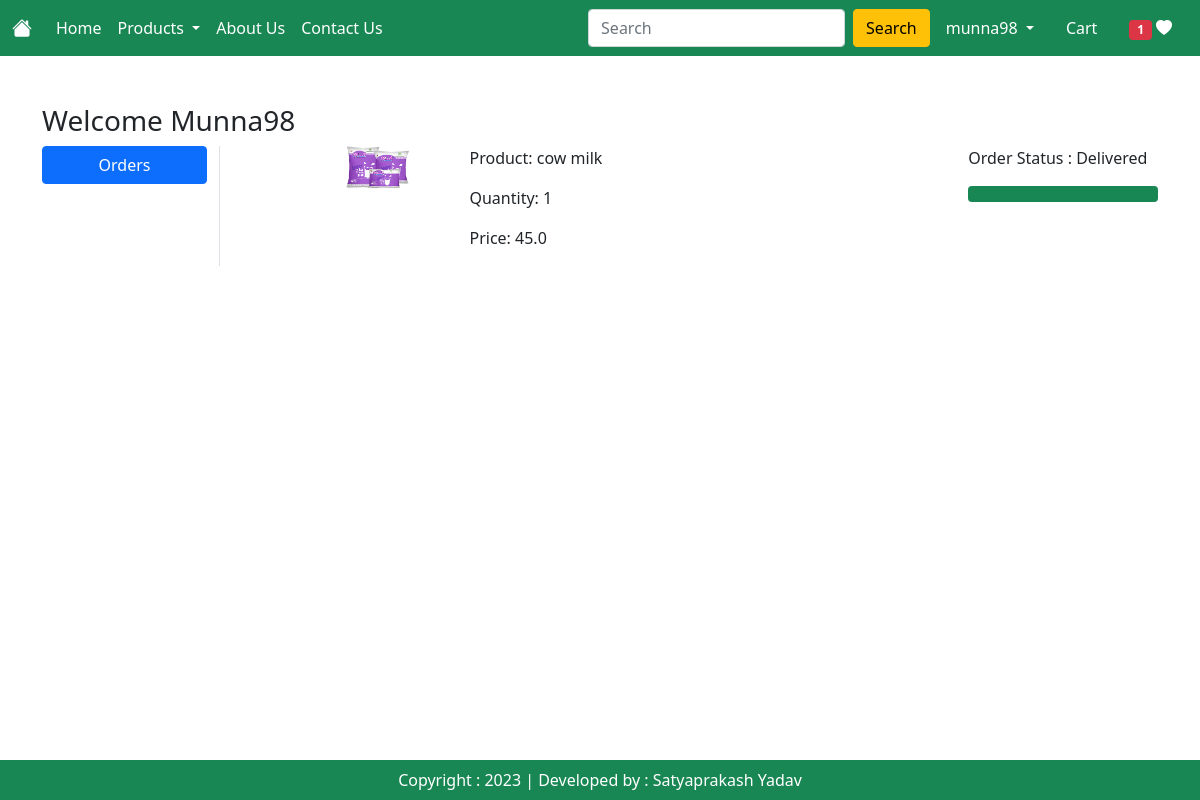
/orders/ (signed in), run on an earlier commit of the app's database.
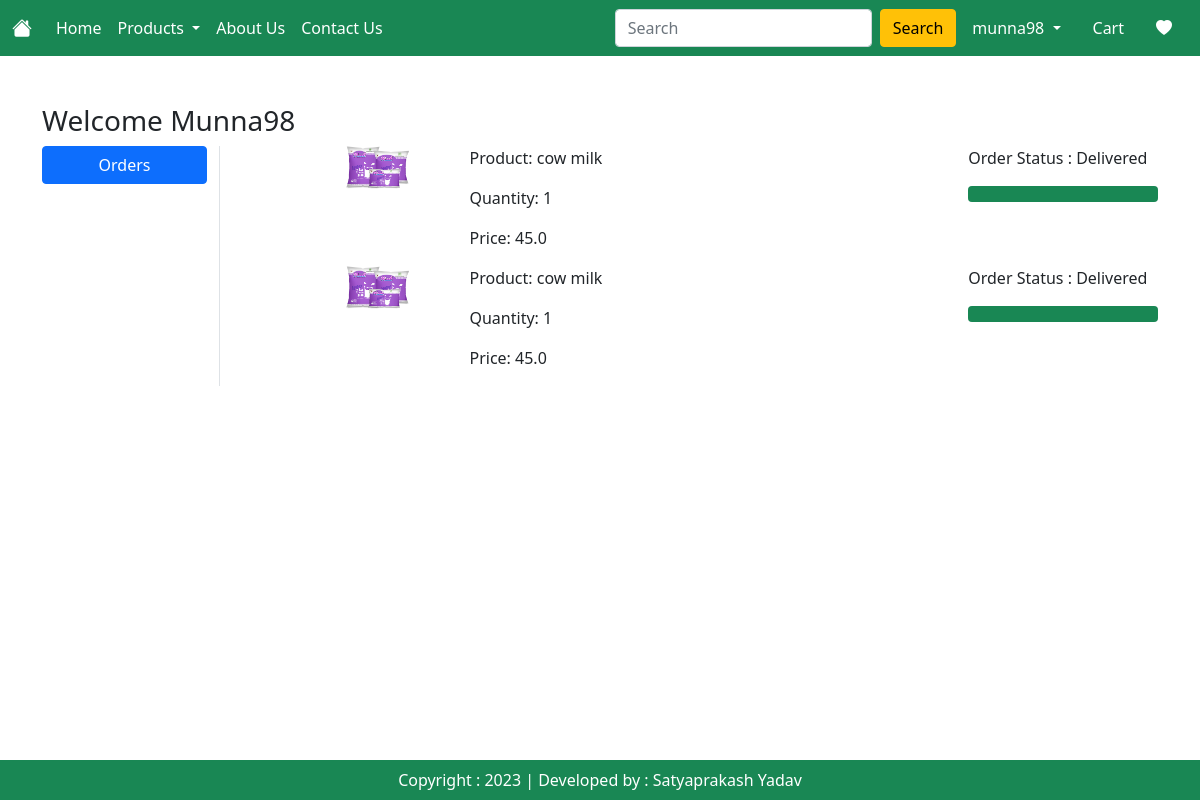
And on a later commit of the database.
### MyApp/models.py (models this page shows, shortened)
class OrderPlaced(models.Model):
    user = models.ForeignKey(User, on_delete=models.CASCADE)
    customer = models.ForeignKey(Customer, on_delete=models.CASCADE)
    product = models.ForeignKey(Product, on_delete=models.CASCADE)
    quantity = models.PositiveIntegerField(default=1)
    ordered_date = models.DateTimeField(auto_now_add=True)
    status = models.CharField(max_length=100, choices=STATUS_CHOICES, default='Pending')
    payment = models.ForeignKey(Payment, on_delete=models.CASCADE, default="")
    @property
    def total_cost(self):
        return self.quantity * self.product.discounted_price

class Product(models.Model):
    title = models.CharField(max_length=100)
    selling_price = models.FloatField()
    discounted_price = models.FloatField()
    description = models.TextField()
    composition = models.TextField(default='')
    prodapp = models.TextField(default='')
    category = models.CharField(choices=CATEGORY_CHOICES, max_length=2)
    product_image = models.ImageField(upload_to='product')

### MyApp/views.py (the view)
# urls.py: path('orders/', views.orders, name='orders'),
@login_required
def orders(request):
    order_placed = OrderPlaced.objects.filter(user=request.user)
    totalitem = 0
    wishitem = 0
    if request.user.is_authenticated:
        totalitem = len(Cart.objects.filter(user=request.user))
        wishitem = len(Wishlist.objects.filter(user=request.user))
    return render(request, 'MyApp/orders.html', locals())

### templates/MyApp/orders.html (shortened to what this page needs)
{% extends 'MyApp/base.html' %}
{% load static %}
{% block main-content %}
<div class="container my-5">
    <div class="row">
        <h3>Welcome <span class="text-capitalize">{{request.user}}</span></h3>
        <div class="col-sm-2 border-end">
            <ul class="list-unstyled">
                <li class="d-grid"><a href="{% url 'orders' %}" class="btn btn-primary">Orders</a></li>
            </ul>
        </div>
        <div class="col-sm-9 offset-sm-1">
            {% for op in order_placed %}
            <div class="row">
                <div class="col-sm-2">
                    <img src="{{op.product.product_image.url}}" alt="No Image Found" class="img-fluid" height="100" width="100"/>
                </div>
                <div class="col-sm-7">
                    <p>Product: {{op.product.title}}</p>
                    <p>Quantity: {{op.quantity}}</p>
                    <p>Price: {{op.total_cost}}</p>
                </div>
                <div class="col-sm-3">
                    <p> Order Status : {{op.status}} </p>
                    {% if op.status == 'Delivered' %}
                    <div class="progress">
                        <div class="progress-bar bg-success" role="progressbar" style="width: 100%" aria-valuenow="100" aria-valuein="0" aria-valuemax="100"></div>
                    </div>
                    {% endif %}
                </div>
            </div>
            {% endfor %}
        </div>
    </div>
</div>
{% endblock main-content %}

### templates/MyApp/base.html (shortened to what this page needs)
<!DOCTYPE html>
{% load static %}
<html lang="en">
<head>
    <link href="https://cdn.jsdelivr.net/npm/bootstrap@5.0.2/dist/css/bootstrap.min.css" rel="stylesheet">
    <link rel="stylesheet" href="https://cdn.jsdelivr.net/npm/bootstrap-icons@1.10.5/font/bootstrap-icons.css">
    <link rel="stylesheet" href="{% static 'MyApp/css/style.css' %}">
</head>
<body>
    <nav class="navbar navbar-expand-lg navbar-dark bg-success">
        <div class="container-fluid">
          <a class="navbar-brand" href="/"><i class="bi bi-house-fill"></i></a>
          <div class="collapse navbar-collapse" id="navbarSupportedContent">
            <ul class="navbar-nav me-auto mb-2 mb-lg-0">
              {% if request.user.is_authenticated %}
              <li class="nav-item">
                <a class="nav-link active" aria-current="page" href="/">Home</a>
              </li>
              <li class="nav-item dropdown">
                <a class="nav-link dropdown-toggle active" href="#" id="navbarDropdown" role="button" data-bs-toggle="dropdown" aria-expanded="false">
                  Products
                </a>
              </li>
              <li class="nav-item">
                <a class="nav-link text-white" href="{% url 'about' %}">About Us</a>
              </li>
              <li class="nav-item">
                <a class="nav-link text-white" href="{% url 'contact' %}">Contact Us</a>
              </li>
            </ul>
            <form class="d-flex" role="search" action="/search">
              <input class="form-control me-2" type="search" placeholder="Search" name="search" aria-label="Search">
              <button class="btn btn-warning" type="submit">Search</button>
            </form>
          </div>
          <ul class="navbar-nav me-auto mb-2 mb-lg-0">
            <li class="nav-item dropdown mx-2">
              <a class="nav-link dropdown-toggle text-white" href="#" id="profileDropdown" role="button" data-bs-toggle="dropdown" aria-expanded="false">
                {{user}}
              </a>
            </li>
            <li class="nav-item mx-2">
              <a href="{% url 'showcart' %}" class="nav-link text-white"> Cart</a>
            </li>
            <li class="nav-item mx-2">
              <a href="{% url 'showwishlist' %}" class="nav-link text-white"><span class="badge bg-danger">{% if wishitem > 0 %} {{wishitem}} {% endif %}</span> <i class="bi bi-heart-fill"></i></a>
            </li>
            {% endif %}
          </ul>
        </div>
      </nav>
      {% block main-content %}{% endblock main-content %}
      <footer class="container-fluid bg-success text-center p-2 mt-5 fixed-bottom text-white">
        Copyright : 2023 | Developed by : Satyaprakash Yadav
      </footer>
</body>
</html>

What changed in the data, as far as the page shows it:
added OrderPlaced: product.product_image (picture), product "cow milk", quantity "1", total_cost "45.0", status "Delivered"
Also different on the page:
{{ wishitem }}: "1" → (not shown)
